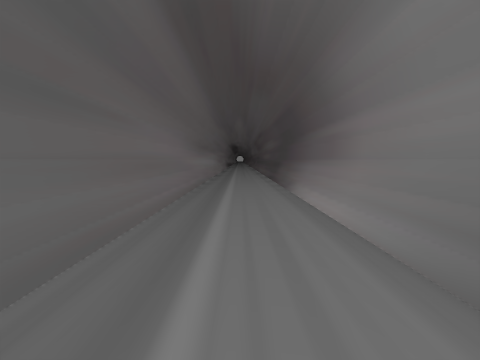
View 1 (above)

13 first-person views from a walk through a 3-D level made in the Godot game engine. The camera is 1.4 m above the floor, tilts 4° down and sees 80° across. The floor is counted in squares, 2 m on a side. Each view is taken from the middle of a square. On the plan, view 1 faces up. The plan holds only what a view shows up to about 10 squares ahead; the rest is blank. The place goes on beyond the plan. Characters and animated objects are left out.

View 2
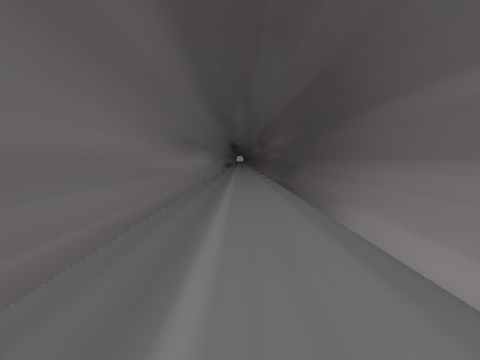

View 3
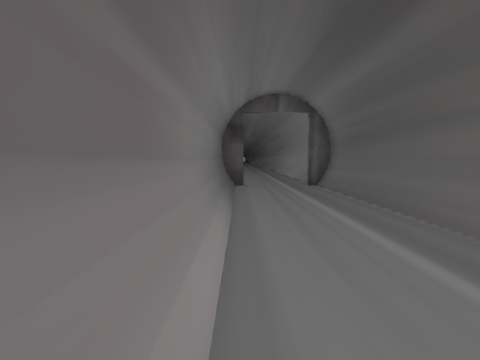

View 4
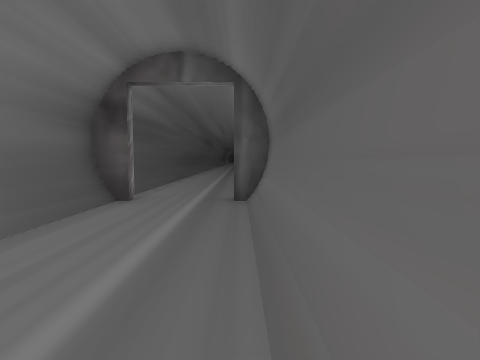

View 5
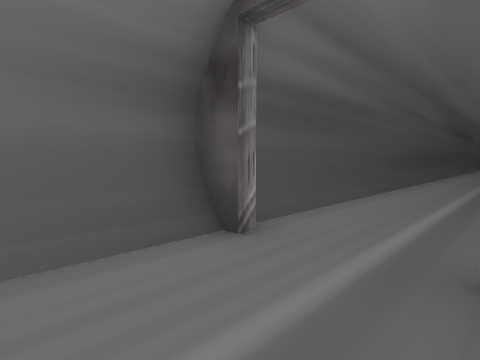

View 6
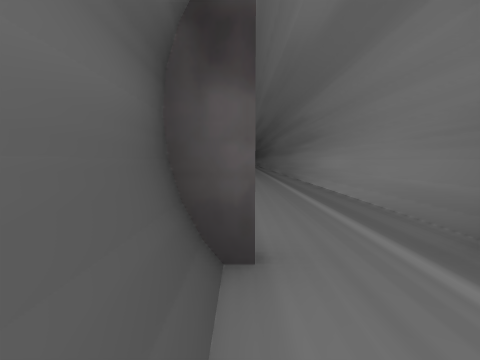

View 7
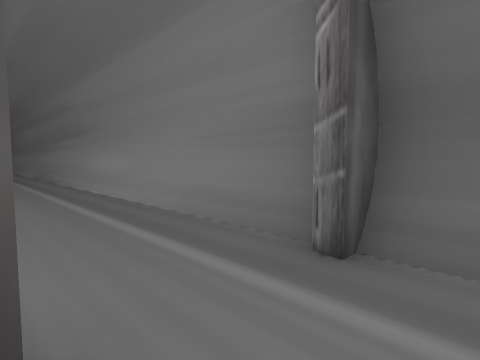

View 8
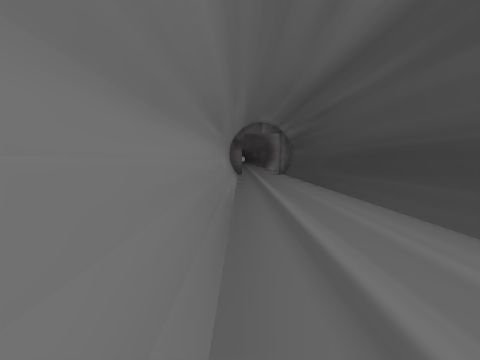

View 9
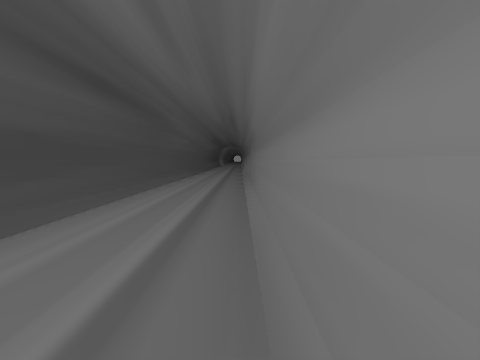

View 10
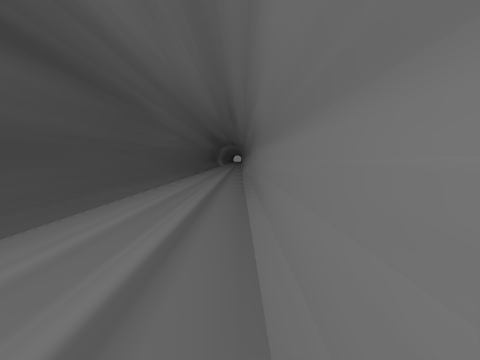

View 11
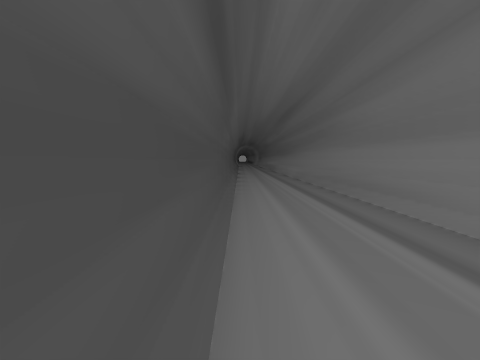

View 12
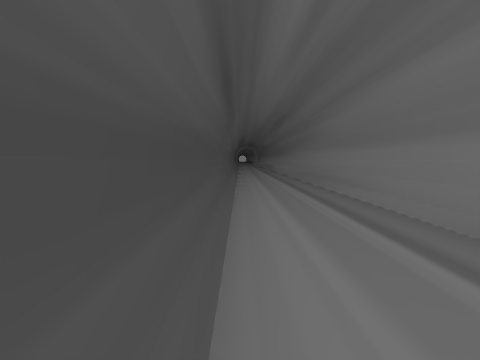

View 13
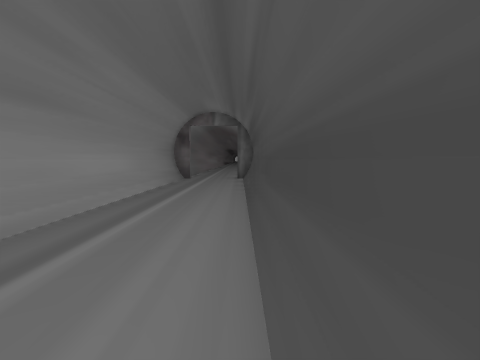

### Floor plan
Points are (right, up) in squares from view 1. A wall is a line through its corners. A room is listed if a view was taken in it or the views show most of it. See-through windows are left out.
Room 1 (views 1, 2, 3, 4, 5, 6, 7)
walls: (-1.4, 13) (-1.4, -1.9) (-0.9, -1.9); (0.9, -1.9) (1.5, -1.9) (1.5, 13)
ways out: opening at (0, -2) to room 2
Room 2 (views 8, 9, 10, 11, 12, 13)
walls: (1.5, -23.5) (1.5, -2.5); (-1.4, -2.2) (-1.4, -23.5)
ways out: opening at (0, -2) to room 1

Positions as (right, up) in squares from view 1, and headings:
1: (0, 0), facing up
2: (0, 3), facing up
3: (1, 6), facing down
4: (-1, 3), facing down
5: (-1, 0), facing down-right
6: (1, 0), facing down
7: (1, -1), facing down-left
8: (-1, -16), facing up
9: (-1, -12), facing down
10: (-1, -14), facing down
11: (1, -14), facing down
12: (1, -12), facing down
13: (1, -13), facing up
